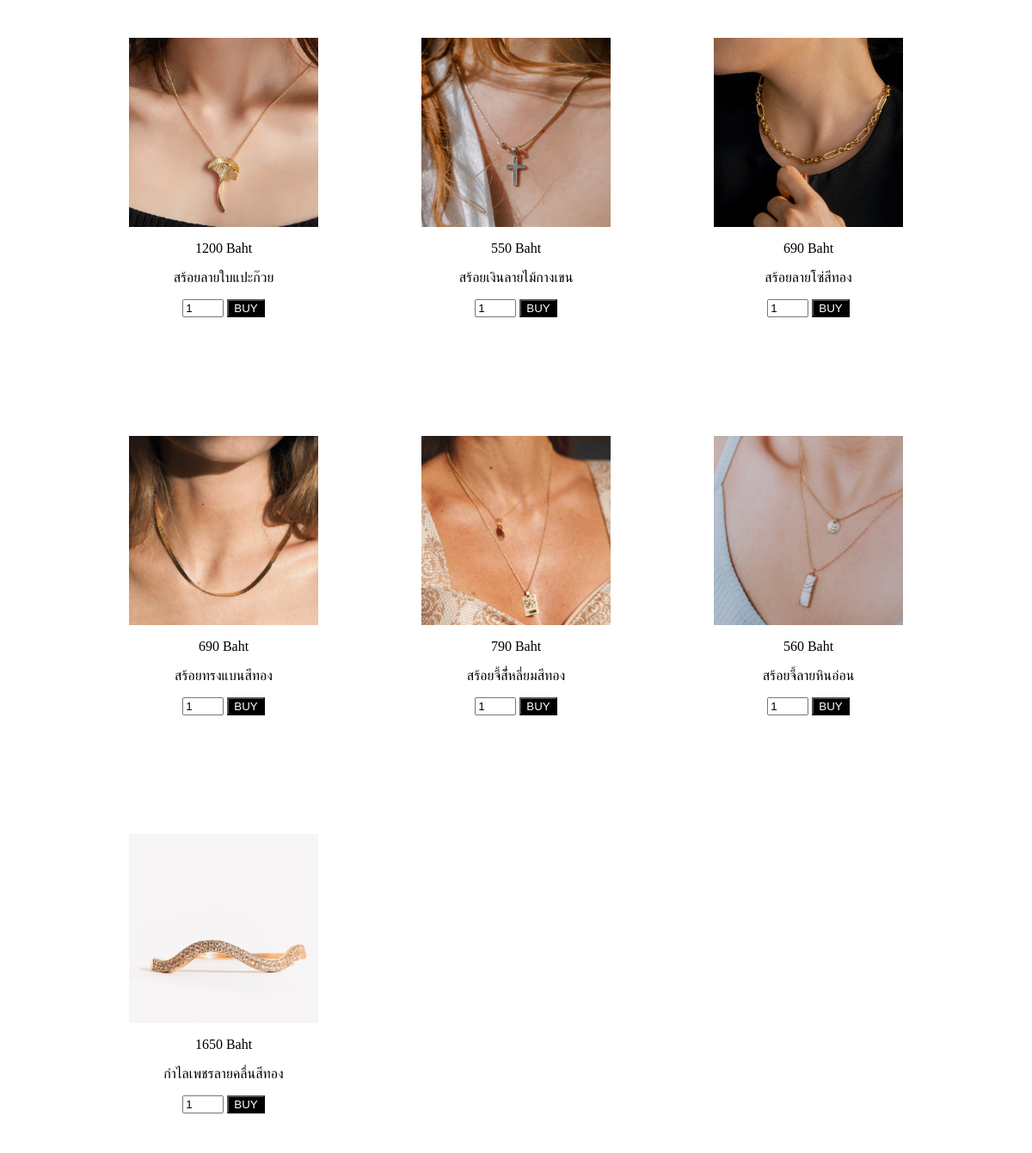
Page /projectweb/searchajaxnecklace.php on the committed database.
### tables this page shows
CREATE TABLE `product` (
  `id_product` int(50) NOT NULL,
  `name_product` varchar(50) NOT NULL,
  `price_product` decimal(10,0) NOT NULL,
  `num_product` int(11) NOT NULL,
  `id_type` varchar(50) NOT NULL
);

### projectweb/searchajaxnecklace.php (the view, shortened to what this page needs)
<html>
<head>
    <link href="style/st_home.css" rel="stylesheet">
</head>
<?php
include "connect2.php"
?>
<br><br>
<div class="productall">
    <?php
        $keyword = $_GET["keyword"];
        $stmt=$pdo->prepare("SELECT * FROM product WHERE id_type='T001' AND name_product LIKE '%$keyword%'");
        $stmt->execute();
        while($row=$stmt->fetch()){
    ?>
        <div class="product">
            <a href="homepage.php?id_product=<?= $row["id_product"]?>">
                <img src='img_decorate/product1/<?= $row["id_product"]?>.jpg' width='220'>
            </a>
            <p class="product"><?= $row["price_product"]?> Baht</p>
            <p class="product"><?= $row["name_product"]?></p>
            <form method="post" action="realcart.php?action=add&id_product=<?=$row["id_product"]?>&name_product=<?=$row["name_product"]?>&price_product=<?=$row["price_product"]?>">
            <input type="number" name="num_product" value="1" min="1" max="9">
            <input type="submit" value="BUY" style="background-color : black; color: white;">
			</form><br>
        </div>
    <?php
        }
    ?>
</div><br><br>

### projectweb/style/st_home.css (style rules this page uses)
@media (min-width: 900px) { form { margin: 0px; } }
@media (min-width: 900px) { .productall { display: grid; grid-template-columns: repeat(3,1fr); grid-template-columns: auto auto auto; grid-gap: 120px; justify-content: center; } }
@media (min-width: 900px) { .product { justify-content: center; width: 220; background-color: white; text-align: center; } }

### rows in the picture
product: shows a picture, price_product "1200", name_product "สร้อยลายใบแปะก๊วย"
product: shows a picture, price_product "550", name_product "สร้อยเงินลายไม้กางเขน"
product: shows a picture, price_product "690", name_product "สร้อยลายโซ่สีทอง"
product: shows a picture, price_product "690", name_product "สร้อยทรงแบนสีทอง"
product: shows a picture, price_product "790", name_product "สร้อยจี้สี่้หลี่ยมสีทอง"
product: shows a picture, price_product "560", name_product "สร้อยจี้ลายหินอ่อน"
product: shows a picture, price_product "1650", name_product "กำไลเพชรลายคลื่นสีทอง"
